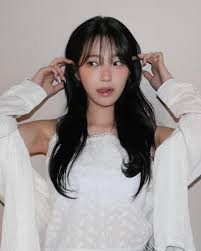
#> input picture girl.jpg, 201 x 251 px
$ jupyter execute opencv4.ipynb
#> lines starting #> are read from the running program, lines starting #| are printed output that depends on the picture; after the words box and inside, x2 and y2 are one past the last pixel; in counts of white or black regions, pixels touching at a corner belong together
### 4-1)관심영역 지정

[cell 1]
import cv2
import numpy as np

img = cv2.imread('./girl.jpg')
#> img is the input picture: shape (251, 201, 3); mean B, G, R 153.9, 154.9, 161.2

x = 80; y=55; w=50; h=50;
roi = img[y:y+h, x:x+w]
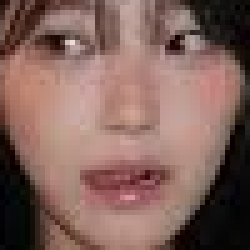
#> roi: shape (50, 50, 3) (shown 5 times larger); mean B, G, R 92.2, 99.6, 130.7

print(roi.shape)
#| (50, 50, 3)
cv2.rectangle(roi, (0,0), (h-1, w-1), (0,255,0))
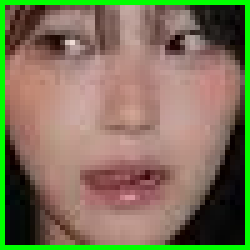
#> roi: shape (50, 50, 3) (shown 5 times larger); 7.84% of pixels changed, all inside (x1, y1, x2, y2) = (0, 0, 50, 50)
cv2.imshow('img',img)
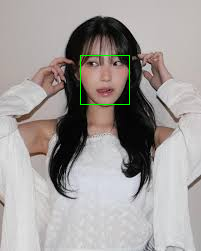
#> window 'img': shape (251, 201, 3); mean B, G, R 153.7, 155.8, 161

cv2.waitKey(0)
cv2.destroyAllWindows()

[cell 2]
img.shape
#> Out = (251, 201, 3)

### 4-2)관심영역 복제 및 새 창 띄우기

[cell 3]
x = 80; y=55; w=50; h=50;
roi = img[y:y+h, x:x+w]
img2 = roi.copy()

img[y:y+h, x+w:x+w+w] = roi
cv2.rectangle(img, (x,y), (x+w+w, y+h), (0,255,0))
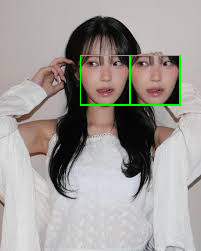
#> img: shape (251, 201, 3); mean B, G, R 151.8, 155.9, 160.3

cv2.imshow('img', img)
cv2.imshow('roi', img2)

cv2.waitKey(0)
cv2.destroyAllWindows()
